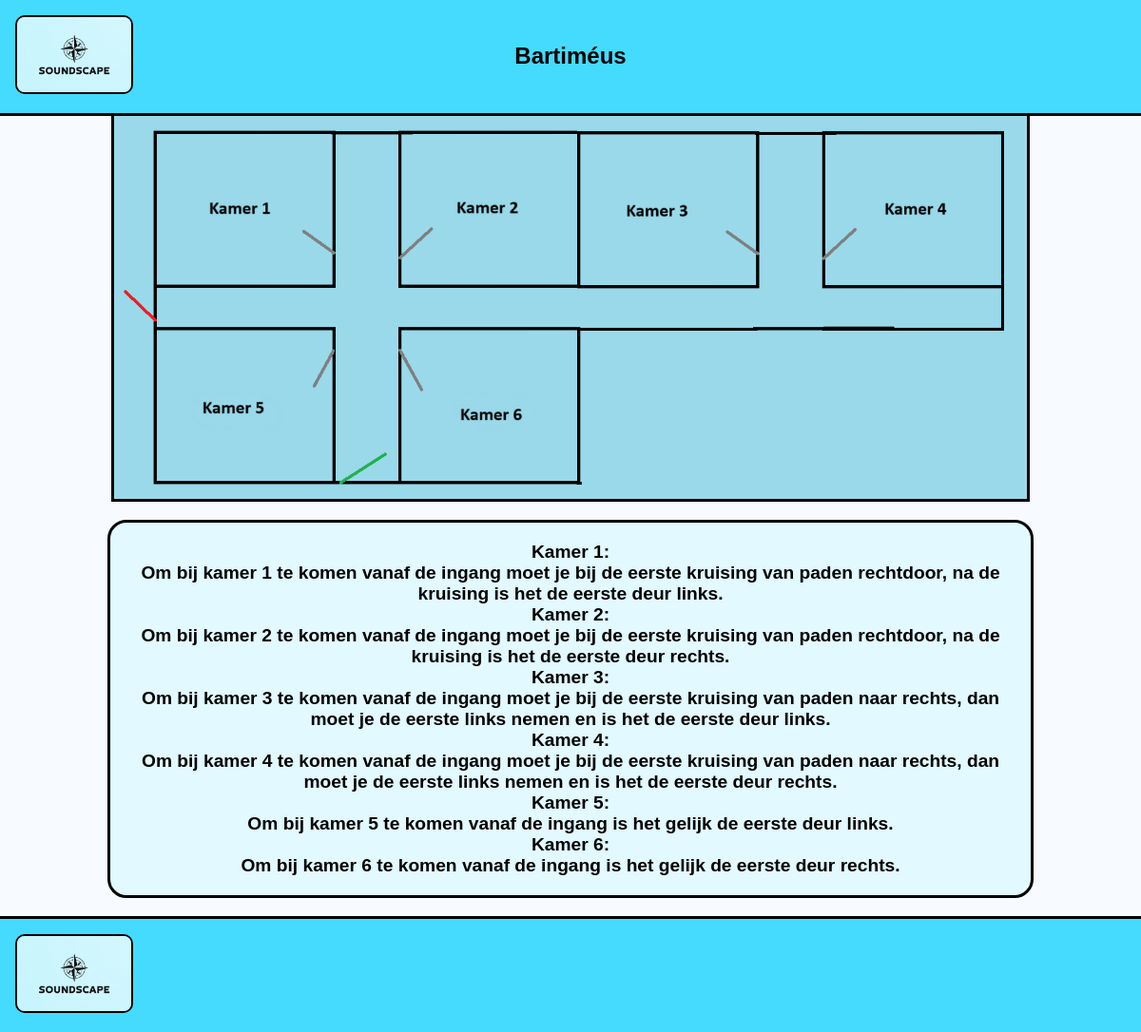
Page /pages/location.php?id=1 on the committed database.
### tables this page shows
CREATE TABLE `locations` (
                             `id` int(10) UNSIGNED NOT NULL,
                             `name` varchar(255) NOT NULL,
                             `city` varchar(255) NOT NULL,
                             `street` varchar(255) NOT NULL,
                             `number` int(10) UNSIGNED NOT NULL,
                             `postalCode` varchar(255) NOT NULL,
                             `picture` varchar(255) NOT NULL,
                             `map` varchar(255) NOT NULL,
                             `mapText` text NOT NULL
);

### pages/location.php (the view, shortened to what this page needs)
<?php
require_once "../includes/database.php";
if(isset($_GET['id'])) {
    $location_id = $_GET['id'];
    $query = "SELECT * FROM locations WHERE id = $location_id";
    $result = mysqli_query($db, $query);
    if ($result && mysqli_num_rows($result) > 0) {
        $location = mysqli_fetch_assoc($result);
    } else {
        echo "Location not found!";
        exit;
    }
} else {
    echo "Location ID not provided!";
    exit;
}
?>
<!doctype html>
<html lang="en">
<head>
    <link rel="stylesheet" href="../css/style.css">
</head>
<body>
    <nav>
        <div id="navLogo">
            <a href="../index.php"><img src="../images/logo.png" alt="Homeknop"></a>
        </div>
        <div id="navText">
            <h1 lang="nl" tabindex="1"><?php echo $location['name']; ?></h1>
        </div>
    </nav>
    <main>
        <div id="locationMap">
            <img src="../images/<?php echo $location['map']; ?>" alt="<?php echo $location['name']; ?>">
            <p lang="nl" tabindex="2"><?= $location['mapText'] ?></p>
        </div>
    </main>
    <footer>
        <a href="../index.php"><img src="../images/logo.png" alt="Logo"></a>
    </footer>
</body>
</html>

### css/style.css (style rules this page uses)
body { margin: 0; background-color: #f7fbff; font-family: Arial ; }
nav { display: flex; flex-direction: row; align-items: center; justify-content: space-between; padding: 2vh; border-bottom: black 3px solid; background-color: #45dbff; text-align: center; }
nav img { width: 10vw; border: black solid 2px; border-radius: 10px; }
footer { display: flex; flex-direction: row; align-items: center; justify-content: left; padding: 2vh; border-top: black 3px solid; background-color: #45dbff; }
footer img { width: 10vw; border: black solid 2px; border-radius: 10px; }
#locationMap img { width: 80vw; border: black solid 3px; border-top: 0; }
#locationMap { flex-direction: column; display: flex; justify-content: center; align-items: center; text-align: center; background-color: #f7fbff; }
#locationMap p { width: 79vw; font-size: larger; font-weight: bold; background-color: #e1f9ff; padding: 20px 10px; border: black 3px solid; border-radius: 20px; }
#navText { text-align: center; flex: 1; }
#navLogo { display: flex; justify-content: left; flex: 1; }

### rows in the picture
locations: name "Bartiméus", map+name (picture), mapText "Kamer 1: Om bij kamer 1 te komen vanaf de ingang moet je bij de eerste kruising van paden rechtdoor, na de kruising is het de eerste deur links. Kamer 2: Om bij kamer 2 te komen vanaf de ingang moet je bij de eerste kruising van paden rechtdoor, na de kruising is het de eerste deur rechts. Kamer 3: Om bij kamer 3 te komen vanaf de ingang moet je bij de eerste kruising van paden naar rechts, dan moet je de eerste links nemen en is het de eerste deur links. Kamer 4: Om bij kamer 4 te komen vanaf de ingang moet je bij de eerste kruising van paden naar rechts, dan moet je de eerste links nemen en is het de eerste deur rechts. Kamer 5: Om bij kamer 5 te komen vanaf de ingang is het gelijk de…"
